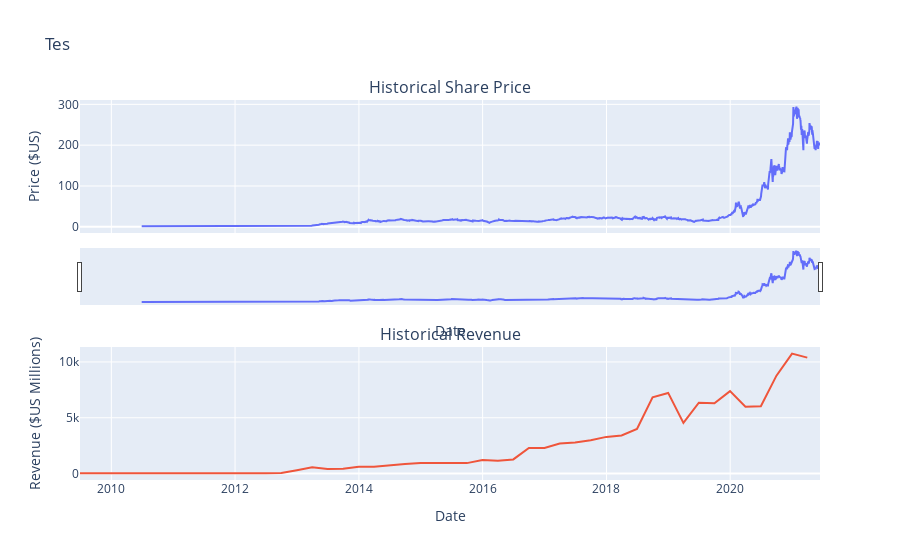

Source (notebook cell):
### Markdown cell above
Use the `make_graph` function to graph the Tesla Stock Data, also provide a title for the graph. The structure to call the `make_graph` function is `make_graph(tesla_data, tesla_revenue, 'Tesla')`. Note the graph will only show data upto June 2021.

### Code cell
def make_graph(tesla_data, tesla_revenue, stock):
    fig = make_subplots(rows=2, cols=1, shared_xaxes=True, subplot_titles=("Historical Share Price", "Historical Revenue"), vertical_spacing = .3)
    stock_data_specific = tesla_data[tesla_data.Date <= '2021--06-14']
    revenue_data_specific = tesla_revenue[tesla_revenue.Date <= '2021-04-30']
    fig.add_trace(go.Scatter(x=pd.to_datetime(stock_data_specific.Date, infer_datetime_format=True), y=stock_data_specific.Close.astype("float"), name="Share Price"), row=1, col=1)
    fig.add_trace(go.Scatter(x=pd.to_datetime(revenue_data_specific.Date, infer_datetime_format=True), y=revenue_data_specific.Revenue.astype("float"), name="Revenue"), row=2, col=1)
    fig.update_xaxes(title_text="Date", row=1, col=1)
    fig.update_xaxes(title_text="Date", row=2, col=1)
    fig.update_yaxes(title_text="Price ($US)", row=1, col=1)
    fig.update_yaxes(title_text="Revenue ($US Millions)", row=2, col=1)
    fig.update_layout(showlegend=False,
    height=900,
    title=stock,
    xaxis_rangeslider_visible=True)
    fig.show()
make_graph(tesla_data, tesla_revenue, 'Tes')

### Figure 1 — Plotly figure (JSON) as saved in the notebook; plotly's stock layout.template omitted (floating-point values rounded to 4 significant figures; data arrays with more than 128 entries replaced by an {"elided": "..."} marker saying what was removed)
{"data": [{"name": "Share Price", "type": "scatter", "x": {"elided": "2759 str values"}, "xaxis": "x", "y": {"elided": "2759 float values"}, "yaxis": "y"}, {"name": "Revenue", "type": "scatter", "x": ["2021-03-31T00:00:00", "2020-12-31T00:00:00", "2020-09-30T00:00:00", "2020-06-30T00:00:00", "2020-03-31T00:00:00", "2019-12-31T00:00:00", "2019-09-30T00:00:00", "2019-06-30T00:00:00", "2019-03-31T00:00:00", "2018-12-31T00:00:00", "2018-09-30T00:00:00", "2018-06-30T00:00:00", "2018-03-31T00:00:00", "2017-12-31T00:00:00", "2017-09-30T00:00:00", "2017-06-30T00:00:00", "2017-03-31T00:00:00", "2016-12-31T00:00:00", "2016-09-30T00:00:00", "2016-06-30T00:00:00", "2016-03-31T00:00:00", "2015-12-31T00:00:00", "2015-09-30T00:00:00", "2015-06-30T00:00:00", "2015-03-31T00:00:00", "2014-12-31T00:00:00", "2014-09-30T00:00:00", "2014-06-30T00:00:00", "2014-03-31T00:00:00", "2013-12-31T00:00:00", "2013-09-30T00:00:00", "2013-06-30T00:00:00", "2013-03-31T00:00:00", "2012-12-31T00:00:00", "2012-09-30T00:00:00", "2012-06-30T00:00:00", "2012-03-31T00:00:00", "2011-12-31T00:00:00", "2011-09-30T00:00:00", "2011-06-30T00:00:00", "2011-03-31T00:00:00", "2010-12-31T00:00:00", "2010-09-30T00:00:00", "2010-06-30T00:00:00", "2010-03-31T00:00:00", "2009-09-30T00:00:00", "2009-06-30T00:00:00"], "xaxis": "x2", "y": [10389, 10744, 8771, 6036, 5985, 7384, 6303, 6350, 4541, 7226, 6824, 4002, 3409, 3288, 2985, 2790, 2696, 2285, 2298, 1270, 1147, 1214, 937, 955, 940, 957, 852, 769, 621, 615, 431, 405, 562, 306, 50, 27, 30, 39, 58, 58, 49, 36, 31, 28, 21, 46, 27], "yaxis": "y2"}], "layout": {"annotations": [{"font": {"size": 16}, "showarrow": false, "text": "Historical Share Price", "x": 0.5, "xanchor": "center", "xref": "paper", "y": 1.0, "yanchor": "bottom", "yref": "paper"}, {"font": {"size": 16}, "showarrow": false, "text": "Historical Revenue", "x": 0.5, "xanchor": "center", "xref": "paper", "y": 0.35, "yanchor": "bottom", "yref": "paper"}], "autosize": true, "showlegend": false, "title": {"text": "Tes"}, "xaxis": {"anchor": "y", "autorange": true, "domain": [0, 1], "matches": "x2", "range": ["2009-06-30", "2021-06-14"], "rangeslider": {"autorange": true, "range": ["2009-06-30", "2021-06-14"], "visible": true, "yaxis": {"_template": null, "rangemode": "match"}}, "showticklabels": false, "title": {"text": "Date"}, "type": "date"}, "xaxis2": {"anchor": "y2", "autorange": true, "domain": [0, 1], "range": ["2009-06-30", "2021-06-14"], "title": {"text": "Date"}, "type": "date"}, "yaxis": {"anchor": "x", "autorange": true, "domain": [0.65, 1.0], "range": [-15.24, 310.7], "title": {"text": "Price ($US)"}, "type": "linear"}, "yaxis2": {"anchor": "x2", "autorange": true, "domain": [0, 0.35], "range": [-574.7, 11340.0], "title": {"text": "Revenue ($US Millions)"}, "type": "linear"}}}
